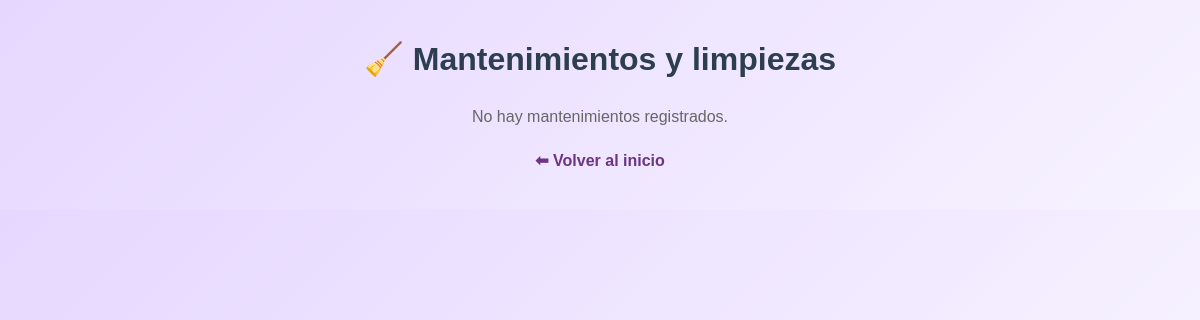
Page /views/ver_mantenimientos.php on the earlier database version.
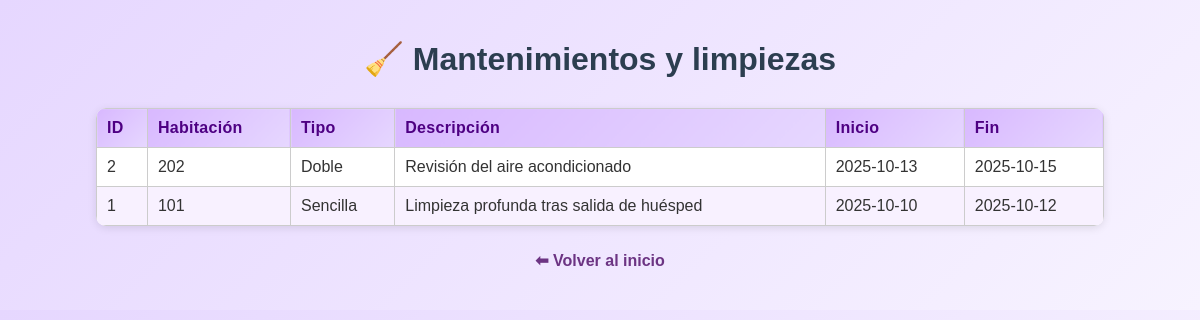
Same page on the later database version.
### tables this page shows
CREATE TABLE IF NOT EXISTS mantenimientos (
  id INT UNSIGNED AUTO_INCREMENT PRIMARY KEY,
  id_habitacion INT UNSIGNED NOT NULL,
  descripcion VARCHAR(255) NOT NULL,
  fecha_inicio DATE NOT NULL,
  fecha_fin DATE NOT NULL,
  FOREIGN KEY (id_habitacion) REFERENCES habitaciones(id) ON DELETE CASCADE
);

CREATE TABLE IF NOT EXISTS habitaciones (
  id INT UNSIGNED AUTO_INCREMENT PRIMARY KEY,
  numero INT UNSIGNED NOT NULL UNIQUE,
  tipo ENUM('Sencilla', 'Doble', 'Suite') NOT NULL,
  precio_base DECIMAL(10,2) NOT NULL,
  estado_limpieza ENUM('Limpia', 'Sucia', 'En_Limpieza') NOT NULL DEFAULT 'Limpia',
  fecha_creacion TIMESTAMP DEFAULT CURRENT_TIMESTAMP
);

### views/ver_mantenimientos.php (the view, shortened to what this page needs)
<?php
require_once __DIR__ . '/../db/conexion.php';
try {
    $consulta = $conexion->query("
        SELECT
            m.id,
            hab.numero AS habitacion,
            hab.tipo AS tipo,
            m.descripcion,
            m.fecha_inicio,
            m.fecha_fin
        FROM mantenimientos m
        INNER JOIN habitaciones hab ON m.id_habitacion = hab.id
        ORDER BY m.fecha_inicio DESC
    ");
    $mantenimientos = $consulta->fetchAll(PDO::FETCH_ASSOC);
} catch (PDOException $e) {
    echo '<p style="color:red; text-align:center;">❌ Error al cargar los mantenimientos: ' . $e->getMessage() . '</p>';
    $mantenimientos = [];
}
?>
<!DOCTYPE html>
<html lang="es">
<head>
    <link rel="stylesheet" href="../assets/css/estilos.css">
</head>
<body>
    <h1 class="titulo-vista">🧹 Mantenimientos y limpiezas</h1>
    <?php if (!empty($mantenimientos)) : ?>
        <table class="tabla-datos">
            <thead>
                <tr>
                    <th>ID</th>
                    <th>Habitación</th>
                    <th>Tipo</th>
                    <th>Descripción</th>
                    <th>Inicio</th>
                    <th>Fin</th>
                </tr>
            </thead>
            <tbody>
                <?php foreach ($mantenimientos as $m): ?>
                    <tr>
                        <td><?= htmlspecialchars((string)$m["id"]) ?></td>
                        <td><?= htmlspecialchars((string)$m["habitacion"]) ?></td>
                        <td><?= htmlspecialchars((string)$m["tipo"]) ?></td>
                        <td><?= htmlspecialchars((string)$m["descripcion"]) ?></td>
                        <td><?= htmlspecialchars((string)$m["fecha_inicio"]) ?></td>
                        <td><?= htmlspecialchars((string)$m["fecha_fin"]) ?></td>
                    </tr>
                <?php endforeach; ?>
            </tbody>
        </table>
    <?php else : ?>
        <p class="mensaje-vacio">No hay mantenimientos registrados.</p>
    <?php endif; ?>
    <a href="../index.php" class="volver">⬅ Volver al inicio</a>
</body>
</html>

Differences in the rows shown:
added mantenimientos: id "2", id_habitacion.numero "202", id_habitacion.tipo "Doble", descripcion "Revisión del aire acondicionado", fecha_inicio "2025-10-13", fecha_fin "2025-10-15"
added mantenimientos: id "1", id_habitacion.numero "101", id_habitacion.tipo "Sencilla", descripcion "Limpieza profunda tras salida de huésped", fecha_inicio "2025-10-10", fecha_fin "2025-10-12"
Other differences:
text no longer shown: "No hay mantenimientos registrados."
text now shown: "ID Habitación Tipo Descripción Inicio Fin"
